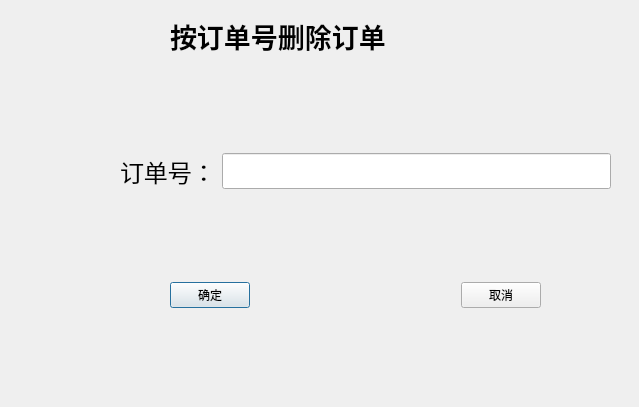
<?xml version="1.0" encoding="UTF-8"?>
<ui version="4.0">
 <class>Dialog</class>
 <widget class="QDialog" name="Dialog">
  <property name="geometry">
   <rect>
    <x>0</x>
    <y>0</y>
    <width>639</width>
    <height>407</height>
   </rect>
  </property>
  <property name="windowTitle">
   <string>Dialog</string>
  </property>
  <widget class="QLabel" name="label">
   <property name="geometry">
    <rect>
     <x>170</x>
     <y>10</y>
     <width>361</width>
     <height>51</height>
    </rect>
   </property>
   <property name="font">
    <font>
     <family>Arial Black</family>
     <pointsize>20</pointsize>
     <weight>75</weight>
     <bold>true</bold>
    </font>
   </property>
   <property name="text">
    <string>按订单号删除订单</string>
   </property>
  </widget>
  <widget class="QWidget" name="layoutWidget">
   <property name="geometry">
    <rect>
     <x>120</x>
     <y>150</y>
     <width>491</width>
     <height>43</height>
    </rect>
   </property>
   <layout class="QHBoxLayout" name="horizontalLayout">
    <item>
     <widget class="QLabel" name="label_2">
      <property name="font">
       <font>
        <family>Arial</family>
        <pointsize>18</pointsize>
       </font>
      </property>
      <property name="text">
       <string>订单号：</string>
      </property>
     </widget>
    </item>
    <item>
     <widget class="QLineEdit" name="lineEdit">
      <property name="font">
       <font>
        <family>Arial</family>
        <pointsize>18</pointsize>
       </font>
      </property>
     </widget>
    </item>
   </layout>
  </widget>
  <widget class="QWidget" name="layoutWidget">
   <property name="geometry">
    <rect>
     <x>170</x>
     <y>280</y>
     <width>371</width>
     <height>30</height>
    </rect>
   </property>
   <layout class="QHBoxLayout" name="horizontalLayout_2">
    <item>
     <widget class="QPushButton" name="pushButton">
      <property name="text">
       <string>确定</string>
      </property>
     </widget>
    </item>
    <item>
     <spacer name="horizontalSpacer">
      <property name="orientation">
       <enum>Qt::Horizontal</enum>
      </property>
      <property name="sizeHint" stdset="0">
       <size>
        <width>40</width>
        <height>20</height>
       </size>
      </property>
     </spacer>
    </item>
    <item>
     <widget class="QPushButton" name="pushButton_2">
      <property name="text">
       <string>取消</string>
      </property>
     </widget>
    </item>
   </layout>
  </widget>
 </widget>
 <resources/>
 <connections/>
</ui>
